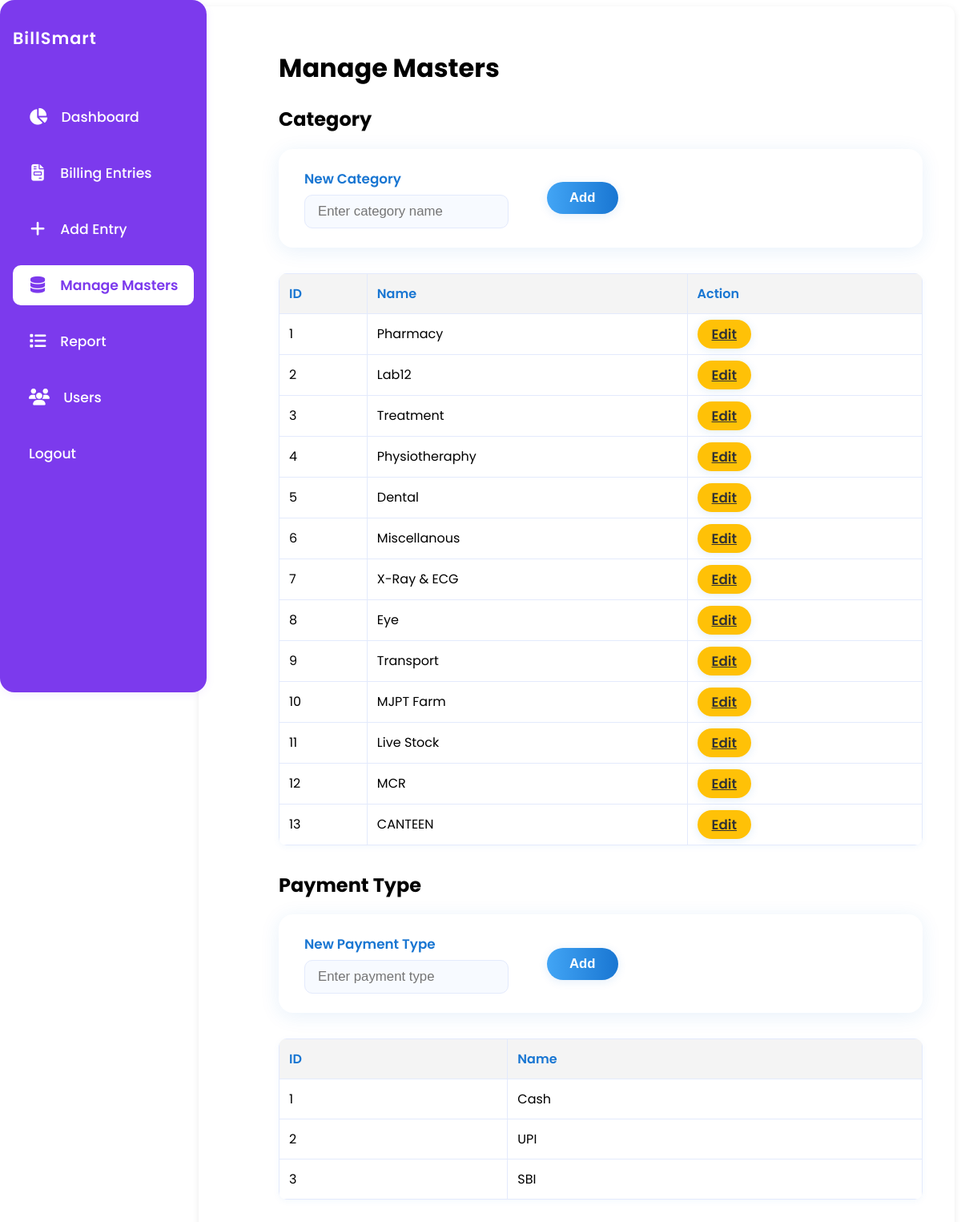
/masters (signed in), run on an earlier commit of the app's database.
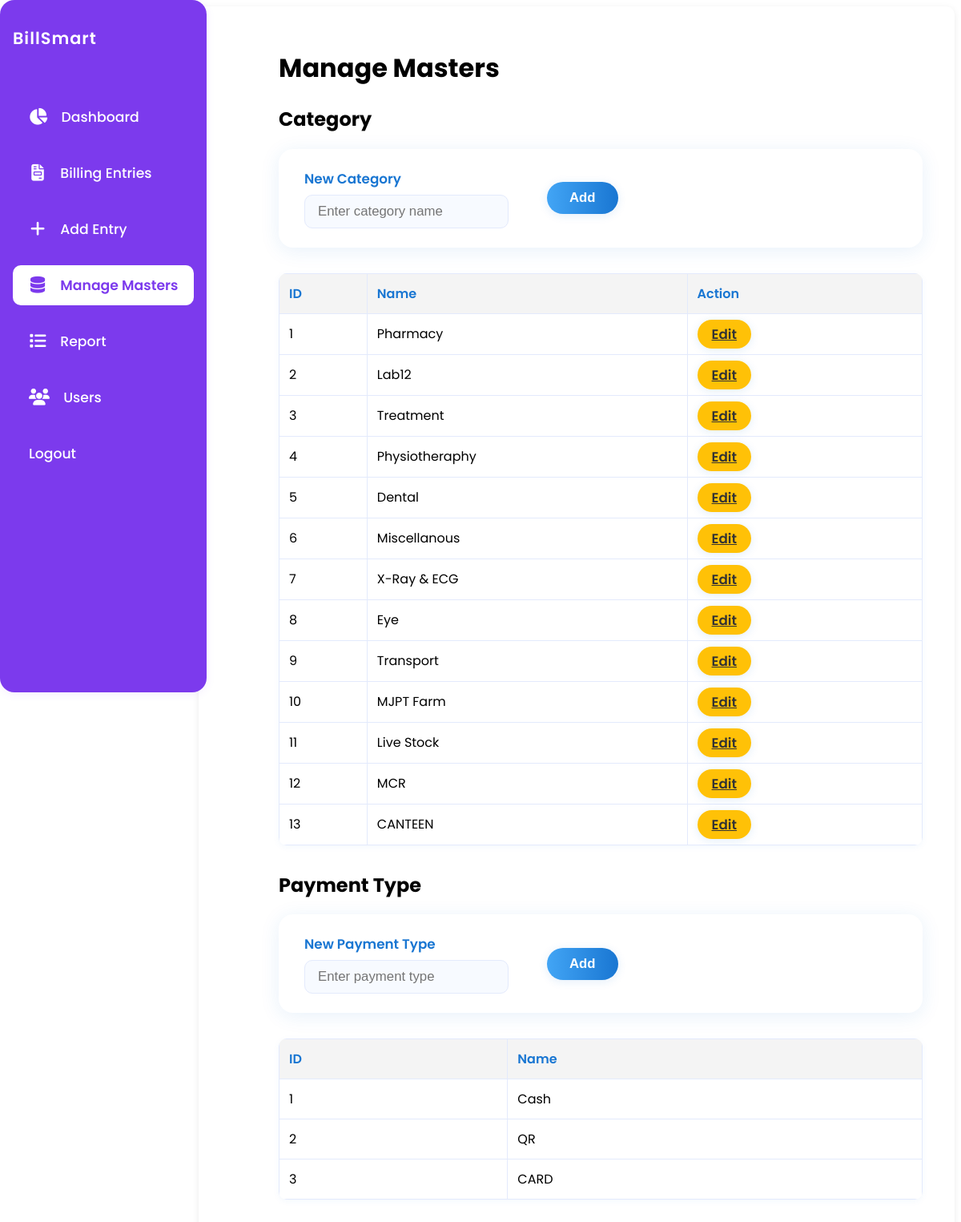
And on a later commit of the database.
### app.py (models this page shows)
class Category(db.Model):
    id = db.Column(db.Integer, primary_key=True)
    name = db.Column(db.String(100), unique=True, nullable=False)

class PaymentType(db.Model):
    id = db.Column(db.Integer, primary_key=True)
    name = db.Column(db.String(100), unique=True, nullable=False)

### app.py (the view, shortened to what this page needs)
@app.route('/masters', methods=['GET', 'POST'])
@login_required
def masters():
    categories = Category.query.all()
    payment_types = PaymentType.query.all()
    edit_category = None
    edit_category_id = request.args.get('edit_category')
    if edit_category_id:
        edit_category = Category.query.get(int(edit_category_id))
    return render_template('masters.html', categories=categories, payment_types=payment_types, edit_category=edit_category)

### app.py (called while the page is built, shortened)
def login_required(f):
    @wraps(f)
    def decorated_function(*args, **kwargs):
        if 'user_id' not in session:
            return redirect(url_for('login'))
        return f(*args, **kwargs)
    return decorated_function

@app.context_processor
def inject_usertype():
    return dict(session=session)

@app.before_request
def daily_backup():
    if not os.path.exists(BACKUP_DIR):
        os.makedirs(BACKUP_DIR)
    today = datetime.now().strftime('%Y-%m-%d')
    last_backup = None
    if os.path.exists(LAST_BACKUP_FILE):
        with open(LAST_BACKUP_FILE, 'r') as f:
            last_backup = f.read().strip()

### templates/masters.html (shortened to what this page needs)
<!DOCTYPE html>
<html lang="en">
<head>
</head>
<body>
            {% from '_flash_messages.html' import flash_messages %}
        <div class="container" style="max-width:100vw; padding:32px 40px 32px 100px;">
            {% include '_navbar.html' %}
        <h1>Manage Masters</h1>
        <h2>Category</h2>
        <form method="post" class="card-form">
            <label class="card-label">
                <span class="card-label-text">New Category</span>
                <input type="text" name="category" placeholder="Enter category name" required class="card-input">
            </label>
            <button type="submit" class="card-btn">Add</button>
        </form>
        <table>
            <tr><th>ID</th><th>Name</th><th>Action</th></tr>
            {% for cat in categories %}
            <tr>
                <td>{{ cat.id }}</td>
                <td>
                    {% if edit_category and edit_category.id == cat.id %}
                        <form method="post" class="card-form" style="background:none; box-shadow:none; padding:0; margin:0; gap:0.5em;">
                            <input type="hidden" name="edit_category_id" value="{{ cat.id }}">
                            <input type="text" name="edit_category_name" value="{{ cat.name }}" required class="card-input" style="min-width:120px;">
                            <button type="submit" class="card-btn" style="padding:6px 18px;">Save</button>
                            <a href="{{ url_for('masters') }}" class="card-btn" style="background:#e0e0e0; color:#333; padding:6px 18px; text-decoration:none;">Cancel</a>
                        </form>
                    {% else %}
                        {{ cat.name }}
                    {% endif %}
                </td>
                <td>
                    {% if not (edit_category and edit_category.id == cat.id) %}
                        <a href="{{ url_for('masters', edit_category=cat.id) }}" class="card-btn" style="padding:6px 18px; background:#ffc107; color:#333;">Edit</a>
                    {% endif %}
                </td>
            </tr>
            {% endfor %}
        </table>
        <h2>Payment Type</h2>
        <form method="post" class="card-form">
            <label class="card-label">
                <span class="card-label-text">New Payment Type</span>
                <input type="text" name="payment_type" placeholder="Enter payment type" required class="card-input">
            </label>
            <button type="submit" class="card-btn">Add</button>
        </form>
        <table>
            <tr><th>ID</th><th>Name</th></tr>
            {% for pt in payment_types %}
            <tr><td>{{ pt.id }}</td><td>{{ pt.name }}</td></tr>
            {% endfor %}
        </table>
    </div>
</body>
</html>

### templates/_navbar.html (shortened to what this page needs)
<link rel="stylesheet" href="https://cdnjs.cloudflare.com/ajax/libs/font-awesome/6.4.2/css/all.min.css" />
<nav class="sidebar">
    <div class="logo">BillSmart</div>
    <a href="{{ url_for('dashboard') }}" {% if request.endpoint == 'dashboard' %}class="active"{% endif %}><i class="fa-solid fa-chart-pie"></i>Dashboard</a>
    <a href="{{ url_for('index') }}" {% if request.endpoint == 'index' %}class="active"{% endif %}><i class="fa-solid fa-file-invoice"></i>Billing Entries</a>
    <a href="{{ url_for('add_entry') }}" {% if request.endpoint == 'add_entry' %}class="active"{% endif %}><i class="fa-solid fa-plus"></i>Add Entry</a>
    <a href="{{ url_for('masters') }}" {% if request.endpoint == 'masters' %}class="active"{% endif %}><i class="fa-solid fa-database"></i>Manage Masters</a>
    <a href="{{ url_for('category_report') }}" {% if request.endpoint == 'category_report' %}class="active"{% endif %}><i class="fa-solid fa-list"></i>Report</a>
    {% if session.get('usertype') == 'admin' %}
    <a href="{{ url_for('users') }}" {% if request.path == url_for('users') %}class="active"{% endif %}><i class="fa-solid fa-users"></i>Users</a>
    {% endif %}
    <a href="{{ url_for('logout') }}">Logout</a>
</nav>

### templates/masters.html (style rules this page uses)
.container { max-width: 900px; margin-left: 220px; background: #fff; padding: 2em 2.5em; border-radius: 10px; box-shadow: 0 2px 8px rgba(0,0,0,0.08); }
.card-form { display: flex; flex-wrap: wrap; gap: 1.5em; align-items: center; margin-bottom: 2em; background: #fff; padding: 1.5em 2em; border-radius: 18px; box-shadow: 0 4px 24px rgba(25, 118, 210, 0.10); }
.card-label { display: flex; flex-direction: column; gap: 0.3em; margin-right: 1.5em; }
.card-label-text { font-size: 1.05em; color: #1976d2; font-weight: 600; margin-bottom: 2px; }
.card-input { padding: 10px 16px; border: 1px solid #e3eafc; border-radius: 10px; font-size: 1.05em; background: #f7faff; transition: border-color 0.2s; }
.card-btn { background: linear-gradient(90deg, #42a5f5 0%, #1976d2 100%); color: #fff; border: none; padding: 10px 28px; border-radius: 30px; font-size: 1.05em; font-weight: 600; box-shadow: 0 2px 12px rgba(25, 118, 210, 0.12); margin-right: 1em; cursor: pointer; transition: background 0.2s, box-shadow 0.2s; }
table { border-collapse: collapse; width: 100%; margin-bottom: 2em; background: #fff; box-shadow: 0 2px 8px rgba(25, 118, 210, 0.05); border-radius: 10px; overflow: hidden; }
th, td { border: 1px solid #e3eafc; padding: 12px; text-align: left; }
th { background: #f4f4f4; color: #1976d2; font-weight: 600; }

### templates/_navbar.html (style rules this page uses)
body { font-family: 'Poppins', Arial, sans-serif; }
.sidebar { background: #7c3aed; padding: 2em 1em; border-radius: 18px; min-width: 220px; height: 100vh; position: fixed; top: 0; left: 0; display: flex; flex-direction: column; gap: 1em; z-index: 100; box-shadow: 0 2px 12px rgba(124,58,237,0.08); }
.sidebar .logo { font-size: 1.3em; font-weight: 600; color: #fff; margin-bottom: 2em; letter-spacing: 1px; text-align: left; }
.sidebar a { color: #fff; text-decoration: none; font-weight: 500; transition: background 0.2s, color 0.2s; padding: 12px 20px; border-radius: 10px; margin-bottom: 4px; display: flex; align-items: center; gap: 1em; font-size: 1.08em; }
.sidebar a.active, .sidebar a:focus { background: #fff; color: #7c3aed; font-weight: 600; }
.sidebar a i { font-size: 1.2em; min-width: 22px; text-align: center; }
.container { margin-left: 240px !important; max-width: 900px; }

What changed in the data, as far as the page shows it:
changed PaymentType id 2: name "UPI" → "QR"
changed PaymentType id 3: name "SBI" → "CARD"
